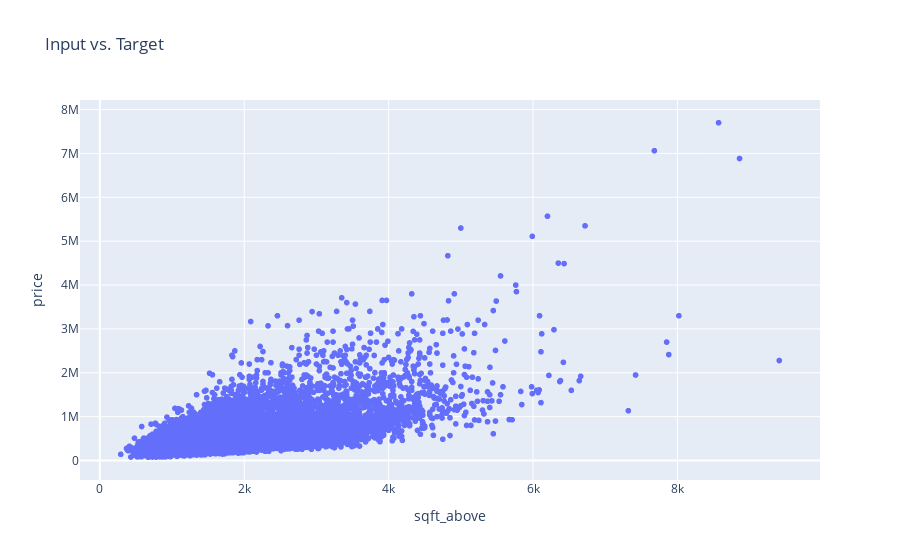

Notebook code cell kept with this figure:
### Code cell
# Create a seaborn scatter plot using DataFrame
sns.scatterplot(data=house, x='sqft_above', y='price')
plt.title("Input vs. Target")
plt.xlabel("sqft_above")
plt.ylabel("price")

# Convert seaborn plot to plotly
fig = px.scatter(house, x='sqft_above', y='price', title="Input vs. Target")

# Show the plotly interactive plot
fig.show()

### Figure 1 — Plotly figure (JSON) as saved in the notebook; plotly's stock layout.template omitted (floating-point values rounded to 4 significant figures; data arrays with more than 128 entries replaced by an {"elided": "..."} marker saying what was removed)
{"data": [{"hovertemplate": "sqft_above=%{x}<br>price=%{y}<extra></extra>", "legendgroup": "", "marker": {"color": "#636efa", "symbol": "circle"}, "mode": "markers", "name": "", "showlegend": false, "type": "scattergl", "x": {"elided": "21613 int values"}, "xaxis": "x", "y": {"elided": "21613 int values"}, "yaxis": "y"}], "layout": {"legend": {"tracegroupgap": 0}, "title": {"text": "Input vs. Target"}, "xaxis": {"anchor": "y", "domain": [0, 1], "title": {"text": "sqft_above"}}, "yaxis": {"anchor": "x", "domain": [0, 1], "title": {"text": "price"}}}}
